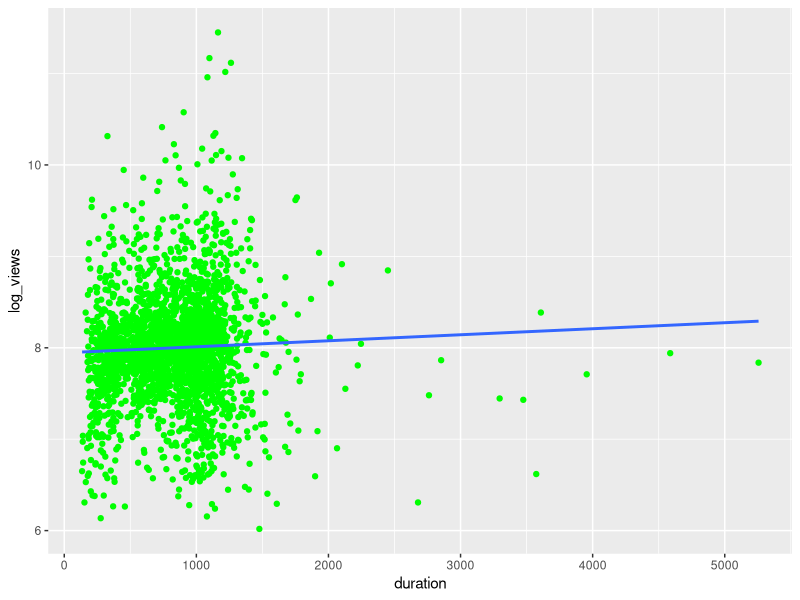

R code for this plot:
## ---- chunk 1
# Install necessary packages
if(!require(tidyverse)) install.packages('tidyverse')
if(!require(ggplot2)) install.packages('ggplot2')
if(!require(lmtest)) install.packages('lmtest')
if(!require(broom)) install.packages('broom')
if(!require(readr)) install.packages('readr')
if(!require(dplyr)) install.packages('dplyr')


## ---- chunk 2

df <- read_csv('data.csv')
head(df)

## ---- chunk 3

df <- df %>% select(-c('Talk_ID', 'total', 'Beautiful', 'Ingenious'))
head(df)

## ---- chunk 4
colnames(df)
## ---- chunk 5

df <- df %>%
  mutate(ted_33 = TED^3,
         ted_global_33 = TEDGlobal^3,
         ted_x_33 = TEDx^3)
## ---- chunk 6

formula <- as.formula('log_views ~ .')
model <- lm(formula, data = df)
summary(model)

## ---- chunk 7
# Visualize: Scatter plot and regression line
ggplot(df, aes(x = duration, y = log_views)) +
  geom_point(color = 'green') +
  geom_smooth(method = 'lm', se = FALSE) +
  labs(x = 'duration', y = 'log_views')
## ---- chunk 8

predictions <- predict(model, df)
mse <- mean((df$log_views - predictions)^2)
r2 <- summary(model)$r.squared

mse
r2
## ---- chunk 9

